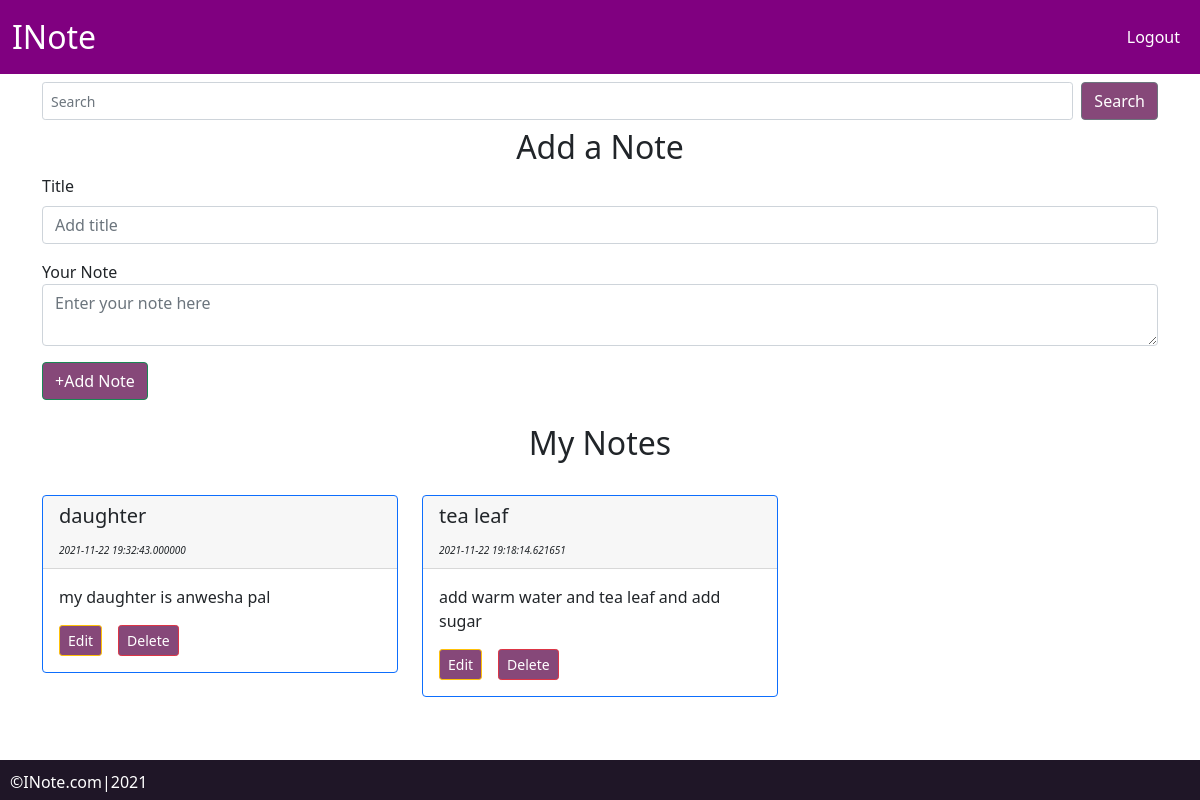
The app's page /inoteproject/note.php (signed in) with its own data.
### tables this page shows
CREATE TABLE `notes` (
  `s_no` int(11) NOT NULL,
  `u_no` int(11) NOT NULL,
  `title` varchar(500) NOT NULL,
  `note` varchar(500) NOT NULL,
  `timestamp` timestamp(6) NOT NULL DEFAULT current_timestamp(6)
);

### inoteproject/note.php (the view, shortened to what this page needs)
<?php
include 'partials/_dbconnect.php';
if(!isset($_SESSION['loggedin']) || $_SESSION['loggedin']!=true)
{
    header("location: index.php");
    exit;
}
else{
  $email=$_SESSION['email'];
  $sql="Select * from users where email='$email'";
  $result=mysqli_query($conn,$sql);
  $row=mysqli_fetch_assoc($result);
  $u_no=$row['u_no'];
}
?>
<!doctype html>
<html lang="en">
  <head>
    <link href="https://cdn.jsdelivr.net/npm/bootstrap@5.1.3/dist/css/bootstrap.min.css" rel="stylesheet">
    <link href="css/index.css" rel="stylesheet">
  </head>
  <body>
    <?php require 'partials/_nav.php' ?>
    <div class="container my-2">
    <form class="d-flex" action="note.php" method="get">
        <input class=" form-control form-control-sm me-2" name="search" type="search" placeholder="Search" aria-label="Search">
        <button class="btn btn-secondary " type="submit">Search</button>
    </form>
    </div>
        <div class="container my-4">
          <form action="/inoteproject/note.php" method="POST">
              <div class="d-flex justify-content-center">
                <h2>Add a Note</h2>
              </div>
                <div class="mb-3">
                    <label for="title" class="form-label">Title</label>
                    <input type="text" class="form-control" placeholder="Add title" id="title" name="title" required >
                </div>
                <div class="mb-3">
                    <label for="note">Your Note</label>
                    <textarea class="form-control" placeholder="Enter your note here" id="note" name="note" required></textarea>
                </div>
                <button type="submit" class="btn btn-success">+Add Note</button>
            </form>
            <div class="d-flex justify-content-center my-4">
            <h2>My Notes</h2>
            </div>
            <div class="row row-cols-1 row-cols-md-3 g-4">
            <?php
          $sql = "SELECT * FROM `notes` where u_no='$u_no'";
          $result = mysqli_query($conn, $sql);
          while($row = mysqli_fetch_assoc($result)){
            echo
            "<div class='col'>".
            "<div class='card boxx border-primary' >".
                "<div class='card-header'>".
                    "<h5>".$row['title']."</h5>"."<span style='font-style: italic;font-size: x-small;'
                    >".$row['timestamp']."</span>".
                "</div>".
                "<div class='card-body'>".
               "<p class='card-text'>".$row['note']."</p>".
               "<button class='edit btn btn-sm btn-warning ' id=".$row['s_no'].">Edit</button>&emsp;".
               "<button class='delete btn btn-sm btn-danger' id=d".$row['s_no'].">Delete</button>".
               " </div>".
            "</div>".
            "</div>";
          }
            ?>
            </div>
        </div>
    <?php require 'partials/_foot.php' ?>
  </body>
</html>

### inoteproject/css/index.css (style rules this page uses)
.btn { background-color: #864879; color: white !important; }
.boxx { margin-bottom: 2em; }

### records on screen
notes: title "daughter", timestamp "2021-11-22 19:32:43.000000", note "my daughter is anwesha pal"
notes: title "tea leaf", timestamp "2021-11-22 19:18:14.621651", note "add warm water and tea leaf and add sugar"
